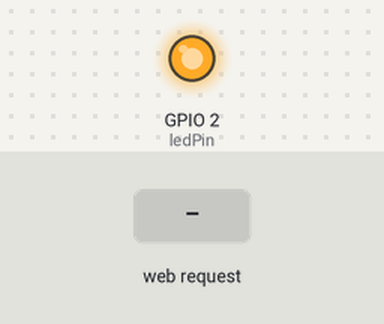
The sketch below on a simulated ESP32. Parts: output pins drawn as LEDs (lit = HIGH). The inputs (shaded band) are chosen by the test bench. WiFi joins after 1.5 s; servers stay silent unless stated; EEPROM starts erased; nothing arrives over Bluetooth unless stated; what the sketch prints to the serial monitor is not drawn.

Above: at 2.7 s.
2.8 s: HTTP request GET /set?on=1&off=1 received
At 4.8 s:
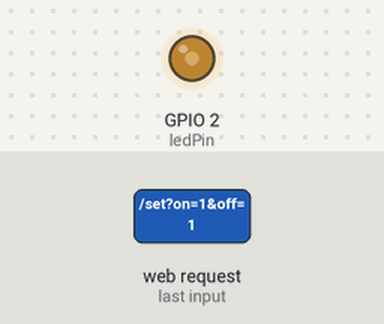
5.5 s: HTTP request GET /set?on=120&off=120 received
At 5.8 s:
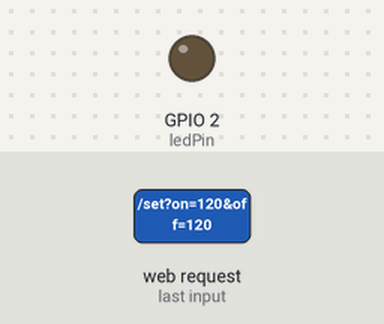
Timing chart, 0 to 15.0 s (numbered marks = the images above; inputs shaded):
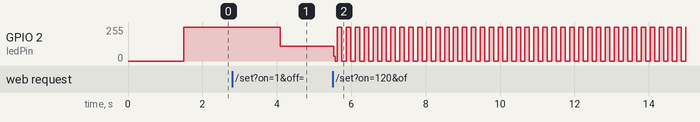

Measured:
- after the input at 2.8 s, GPIO 2 (ledPin): 255/255 → 112/255 after 1.3 s
- after the input at 5.5 s, GPIO 2 (ledPin): 112/255 → 37/255 at once, then moves between 0/255 and 255/255, repeating every 0.96 s

The sketch:

esp32_wireless.ino
```cpp
#include <WiFi.h>
#include <WiFiClient.h>
#include <ESPAsyncWebServer.h>
#include <EEPROM.h>

// Replace with your WiFi credentials
const char* ssid = "kylogav";
const char* password = "091097";

// Variables for LED blinking
int ledPin = 2; // Built-in LED
int blinkOnTime = 500; // Default ON duration in ms
int blinkOffTime = 500; // Default OFF duration in ms

// Bluetooth variables
#include <BluetoothSerial.h>
BluetoothSerial SerialBT;

// Web server objects
AsyncWebServer server(80);
WiFiServer wifiServer(80);

// EEPROM settings
#define EEPROM_SIZE 64

// Function to blink LED
void blinkLED() {
  digitalWrite(ledPin, HIGH);
  delay(blinkOnTime);
  digitalWrite(ledPin, LOW);
  delay(blinkOffTime);
}

void setup() {
  Serial.begin(115200);
  pinMode(ledPin, OUTPUT);

  // Initialize Bluetooth
  SerialBT.begin("ESP32_Bluetooth"); // Bluetooth device name
  Serial.println("Bluetooth Started");

  // Initialize EEPROM
  EEPROM.begin(EEPROM_SIZE);

  // Load blink parameters from EEPROM
  blinkOnTime = EEPROM.read(0) * 10; // Stored as multiples of 10 ms
  blinkOffTime = EEPROM.read(1) * 10;
  if (blinkOnTime == 0) blinkOnTime = 500; // Default if EEPROM is empty
  if (blinkOffTime == 0) blinkOffTime = 500;

  // Connect to WiFi
  WiFi.begin(ssid, password);
  while (WiFi.status() != WL_CONNECTED) {
    delay(500);
    Serial.print(".");
  }
  Serial.println("\nWiFi connected");

  // Start web servers
  server.on("/", HTTP_GET, [](AsyncWebServerRequest* request) {
    request->send(200, "text/html", "Name: Stefen Sutandi<br>NIM: 13222091<br>Gavin Tan<br>NIM: 13222097");
  });

  server.on("/form", HTTP_GET, [](AsyncWebServerRequest* request) {
    String htmlForm = "<form action='/set' method='GET'>"
                      "ON Duration (ms): <input type='text' name='on'><br>"
                      "OFF Duration (ms): <input type='text' name='off'><br>"
                      "<input type='submit' value='Set'>"
                      "</form>";
    request->send(200, "text/html", htmlForm);
  });

  server.on("/set", HTTP_GET, [](AsyncWebServerRequest* request) {
    if (request->hasParam("on") && request->hasParam("off")) {
      blinkOnTime = request->getParam("on")->value().toInt();
      blinkOffTime = request->getParam("off")->value().toInt();

      // Save parameters to EEPROM
      EEPROM.write(0, blinkOnTime / 10);
      EEPROM.write(1, blinkOffTime / 10);
      EEPROM.commit();

      request->send(200, "text/html", "Parameters updated!");
    } else {
      request->send(400, "text/html", "Invalid input");
    }
  });

  server.begin();

  // WiFi server (for name and NIM)
  wifiServer.begin();

  // Configure Access Point
  WiFi.softAP("Kelompok_19", "12345678");
  IPAddress IP = WiFi.softAPIP();
  Serial.print("AP IP address: ");
  Serial.println(IP);
}

void loop() {
  // Bluetooth communication
  if (SerialBT.available()) {
    char received = SerialBT.read();
    if (received == '1') {
      digitalWrite(ledPin, HIGH);
      SerialBT.println("LED ON");
    } else if (received == '0') {
      digitalWrite(ledPin, LOW);
      SerialBT.println("LED OFF");
    }
  }

  // Blink LED based on parameters
  blinkLED();

  // Handle WiFi client
  WiFiClient client = wifiServer.available();
  if (client) {
    client.println("Name: Stefen Sutandi");
    client.println("NIM: 13222091");
    client.println("Name: Pierre Gavin Tan");
    client.println("NIM: 13222097");
    client.stop();
  }
}
```
